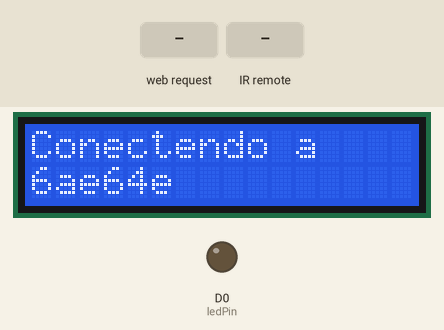
The sketch below on a simulated ESP8266 (NodeMCU). On the bench: 16×2 character LCD, output pins drawn as LEDs (lit = HIGH). Inputs (shaded band) come from the test bench. WiFi joins after 1.5 s; servers stay silent unless stated; what the sketch prints to the serial monitor is not drawn.

Above: at 1.5 s.
At 6.2 s:
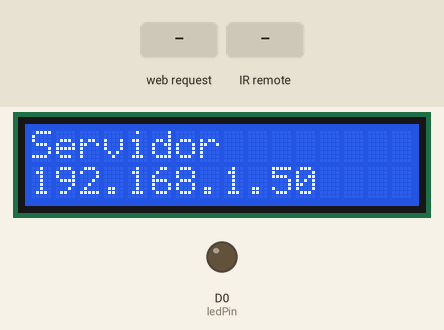
6.3 s: HTTP request GET /LED received
At 7.4 s:
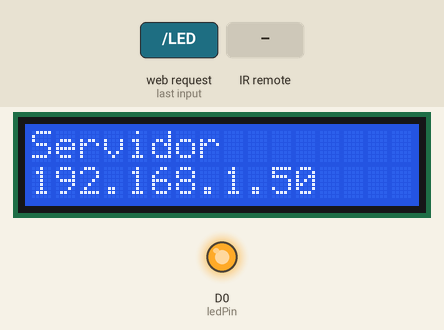
8.0 s: infrared code 0xC9830D29 received
At 8.6 s:
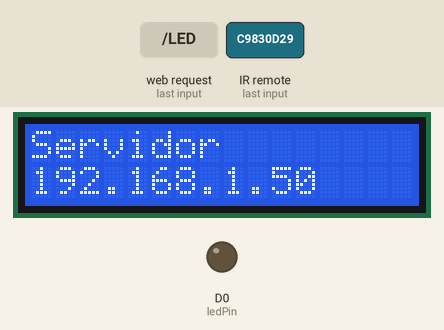
Timing chart, 0 to 11.0 s (numbered marks = the images above; inputs shaded):
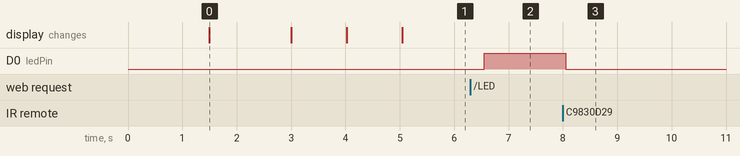

Measured:
- after the input at 6.3 s, D0 (ledPin): LOW → HIGH after 0.25 s
- after the input at 8.0 s, D0 (ledPin): HIGH → LOW after 0.05 s
- what the display in image 0 shows lasts 1.5 s, from 1.5 s to 3.0 s

The sketch:

Esp8266_IR.ino
```cpp
#include <IRremoteESP8266.h>
#include <IRremoteInt.h>
#include <ESP8266WiFi.h>
#include <Wire.h> // responsável pela comunicação com a interface i2c
#include <LiquidCrystal_I2C.h> // responsável pela comunicação com o display LCD

// Inicializa o display no endereço 0x27
//os demais parâmetros, são necessários para o módulo conversar com o LCD
//porém podemos utilizar os pinos normalmente sem interferência
//parâmetro: POSITIVE > > Backligh LIGADO | NEGATIVE > > Backlight desligado

LiquidCrystal_I2C lcd(0x27,16,2);


#define ledPin D0

const char* ssid = "6ae64e"; // Nome da Rede
const char* password = "246278972"; //Password da rede
int value = LOW;
WiFiServer server(80); // Porto 80

int RECV_PIN = D5;

IRrecv irrecv(RECV_PIN);

decode_results results;

void setup()
{
  //inicializa o display (16 colunas x 2 linhas)
  lcd.begin (16, 2);
  lcd.setCursor(0, 0);
  lcd.print("Pedro Arruda");
  delay(1000);
  Serial.begin(115200); //
  Serial.println("Enabling IRin");//
  irrecv.enableIRIn(); // Inicia o IR receiver
  Serial.println("Enabled IRin");
  delay(400);
  pinMode(ledPin, OUTPUT); // Define o ledPin como saída
  digitalWrite(ledPin, LOW); // O LED começa desligado
  lcd.clear();

  // Comunicação com a rede WiFi
  Serial.println();
  Serial.println();
  Serial.print("Conectado a "); // Mensagem apresentada no monitor série
  Serial.println(ssid); // Apresenta o nome da rede no monitor série


  lcd.setCursor(0, 0);
  lcd.print("Conectendo a ");

  lcd.setCursor(0, 1);
  lcd.print(ssid);
  delay(1000);

  WiFi.begin(ssid, password); // Inicia a ligação a rede

  while (WiFi.status() != WL_CONNECTED) {

    delay(500);

    Serial.print("."); // Enquanto a ligação não for efectuada com sucesso é apresentado no monitor série uma sucessão de “.”
    lcd.clear();
  }
  lcd.clear();
  Serial.println("");
  Serial.println("WiFi connected"); // Se a ligação é efectuada com sucesso apresenta esta mensagem no monitor série

  lcd.setCursor(0, 0);
  lcd.print("Conectado WIFI");
  delay(1000);
  lcd.clear();


  // Servidor
  server.begin(); // Comunicação com o servidor
  Serial.println("Servidor iniciado"); //é apresentado no monitor série que o  servidor foi iniciado

  lcd.setCursor(0, 0);
  lcd.print("Servidor");

  // Impressão do endereço IP
  Serial.print("Use o seguinte URL para a comunicação: ");
  Serial.print("http://");
  Serial.print(WiFi.localIP()); //Abrindo o Brower com este IP acedemos á pagina HTML de controlo dos LED´s, sendo que este IP só está disponível na rede à qual o ESP8266 se encontra ligado
  Serial.println("/");

  lcd.setCursor(0, 1);
  lcd.print(WiFi.localIP());
}

void loop() {

  int estado = 0;
  if (irrecv.decode(&results)) {
    Serial.println(results.value, DEC);
    irrecv.resume(); // Receive the next value
    Serial.println(value);

    if (results.value == 3380809001) {
      if (value == LOW) {
        digitalWrite(ledPin, HIGH); // Se o pedido no LedPin for LED=ON, acende o LED
        value = HIGH;
      } else {
        digitalWrite(ledPin, LOW); // Se o pedido no LedPin for LED=OFF, apaga o LED
        value = LOW;
      }
    }
  }
  delay(500);

  // Verificação se o cliente está conectado
  WiFiClient client = server.available();

  if (!client) { // Verifica se o cliente está conectado ao servidor, executa este ciclo até estar conectado
    return;
  }

  // Espera até o cliente enviar dados
  Serial.println("novo cliente"); //Apresenta esta mensagem quando o cliente se liga ao servidor

  while (!client.available()) {
    delay(1);
  }

  // Ler a primeira linha do pedido
  String request = client.readStringUntil('\r');
  Serial.println(request);
  client.flush();

  // Operação do pedido

  if (request.indexOf("/LED") != -1) {
    if (value == LOW) {
      digitalWrite(ledPin, HIGH); // Se o pedido no LedPin for LED=ON, acende o LED
      value = HIGH;

    } else {
      digitalWrite(ledPin, LOW); // Se o pedido no LedPin for LED=OFF, apaga o LED
      value = LOW;
    }
  }


  // Inicialização da página HTML

  // Retorno do resposta
  client.println("HTTP/1.1 200 OK");
  client.println("Content-Type: text/html");
  client.println(""); //  do not forget this one
  client.println("<!DOCTYPE HTML>");
  client.println("<html>");
  client.print("LAMPADA");


  client.println("<br><br>");
  client.println("<a href=\"/LED\"\"><button style='height: 60px; width: 120px; font-size:15px'>ON/OFF</button></a>");// Ligar ou delisga a lampada
  client.println("</html>");

  delay(1);
  Serial.println("Cliente desconectado"); // Depois do cliente efectuar o pedido apresenta esta mensagem no monitor série
  Serial.println("");
}
```
